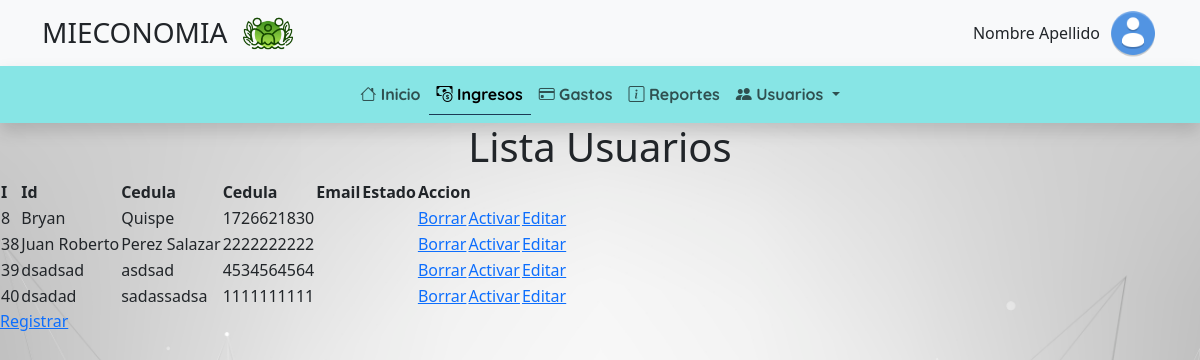
Screenshot of /Code/html/Administrador/AdminUserLista.php with the database file from the repository.
### tables this page shows
CREATE TABLE `usuarios` (
  `Id` int(11) NOT NULL,
  `Cedula` bigint(10) NOT NULL,
  `Nombre` varchar(64) NOT NULL,
  `Apellido` varchar(64) NOT NULL,
  `Correo` varchar(128) NOT NULL,
  `Password` varchar(64) NOT NULL,
  `Rol` varchar(64) NOT NULL
);

### Code/html/Administrador/AdminUserLista.php (the view, shortened to what this page needs)
<?php
$consulta = 'select * from usuarios';
$resultado = mysqli_query($conexion,$consulta);
$tabla =<<<FIN
<table>
<tr><th>I</th><th>Id</th><th>Cedula</th><th>Cedula</th><th>Email</th><th>Estado</th><th colspan="2">Accion</th></tr>
FIN;
while($registro=mysqli_fetch_assoc($resultado)){
    $tabla.='<tr>';
	$tabla.="<td>{$registro['Id']}</td>";
    $tabla.="<td>{$registro['Nombre']}</td>";
    $tabla.="<td>{$registro['Apellido']}</td>";
    $tabla.="<td>{$registro['Cedula']}</td>";
    $tabla.="<td>{$registro['email']}</td>";
	$tabla.="<td>{$registro['Estado']}</td>";
    $tabla.="<td><a href=borrar.php?Id={$registro['Id']}>Borrar</a></td>";
	 $tabla.="<td><a href=activar.php?Id={$registro['Id']}>Activar</a></td>";
    $tabla.="<td><a href=editar.php?Id={$registro['Id']}>Editar</a></td>";
    $tabla.='</tr>';
}
$tabla.='</table>';
?>
<!doctype html>
<html>
<head>
<link href="https://cdn.jsdelivr.net/npm/bootstrap@5.3.3/dist/css/bootstrap.min.css" rel="stylesheet"
integrity="sha384-QWTKZyjpPEjISv5WaRU9OFeRpok6YctnYmDr5pNlyT2bRjXh0JMhjY6hW+ALEwIH">
<link href="../../css/menu.css" rel="stylesheet" type="text/css">
<link href="../../css/ingreso.css" rel="stylesheet" type="text/css">
<link rel="stylesheet" href="https://cdn.jsdelivr.net/npm/bootstrap-icons/font/bootstrap-icons.css">
</head>
<body>
  <header class="navbar bg-whitenavbar-expand-lg bg-light">
    <div class="container">
        <div class="d-flex justify-content-between align-items-center w-100">
            <div class="d-flex align-items-center">
                <h1 class="fs-3 my-2">MIECONOMIA</h1>
                <img class="mx-3 d-none d-md-flex" src="../../imagenes/logo.png" alt="Logo" width="50">
            </div>
            <div class="ms-auto d-flex align-items-center text-center">
                <span id="nombreUsuario" class="me-2 d-none d-md-flex">Nombre Apellido</span>
                <i class="fs-4" id="user-icon">
                    <img src="../../imagenes/iconoUser.png" alt="user" width="50">
                </i>
            </div>
        </div>
    </div>
</header>
<div class="navbar navbar-expand-lg navbar-light sticky-top shadow menu">
  <div class="container-fluid">
      <div class="collapse navbar-collapse" id="menuNav">
          <ul class="navbar-nav mx-auto">
              <li class="nav-item opcion fw-bold"><a class="nav-link" href="#"><i class="bi bi-house"></i>
                      Inicio</a></li>
              <li class="nav-item opcion fw-bold"><a class="nav-link active" href="#"><i
                          class="bi bi-cash-coin"></i>
                      Ingresos</a></li>
              <li class="nav-item opcion fw-bold"><a class="nav-link" href="#"><i class="bi bi-credit-card"></i>
                      Gastos</a></li>
              <li class="nav-item opcion fw-bold"><a class="nav-link" href="#"><i class="bi bi-info-square"></i>
                      Reportes</a></li>
              <li class="nav-item dropdown opcion fw-bold">
                  <a class="nav-link dropdown-toggle" href="#" id="usuariosDropdown" role="button"
                      data-bs-toggle="dropdown" aria-expanded="false">
                      <i class="bi bi-people-fill"></i> Usuarios
                  </a>
              </li>
          </ul>
      </div>
  </div>
</div>
<h1 style="text-align: center;">Lista Usuarios</h1>
<div class="contenido">
    <div class="tabla">
    <?php echo $tabla; ?>
    <p>
    <a href="../html/registro/registro.html">Registrar</a>
    </p>
    </div>
    </div>
</body>
</html>

### Code/css/menu.css (style rules this page uses)
.menu { background-color: #87e5e5; font-family: "Quicksand",sans-serif; }
.active { border-bottom: 1px solid rgb(28, 59, 85); }
body { background-image: url("../imagenes/fondo_servicios.jpg"); background-repeat: repeat; background-size: cover; }

### Code/css/ingreso.css (style rules this page uses)
body { background-image: url("../imagenes/fondo_servicios.jpg"); background-repeat: no-repeat; background-size: cover; }

### rows the page displays
usuarios: Id "8", Nombre "Bryan", Apellido "Quispe", Cedula "1726621830"
usuarios: Id "38", Nombre "Juan Roberto", Apellido "Perez Salazar", Cedula "2222222222"
usuarios: Id "39", Nombre "dsadsad", Apellido "asdsad", Cedula "4534564564"
usuarios: Id "40", Nombre "dsadad", Apellido "sadassadsa", Cedula "1111111111"
